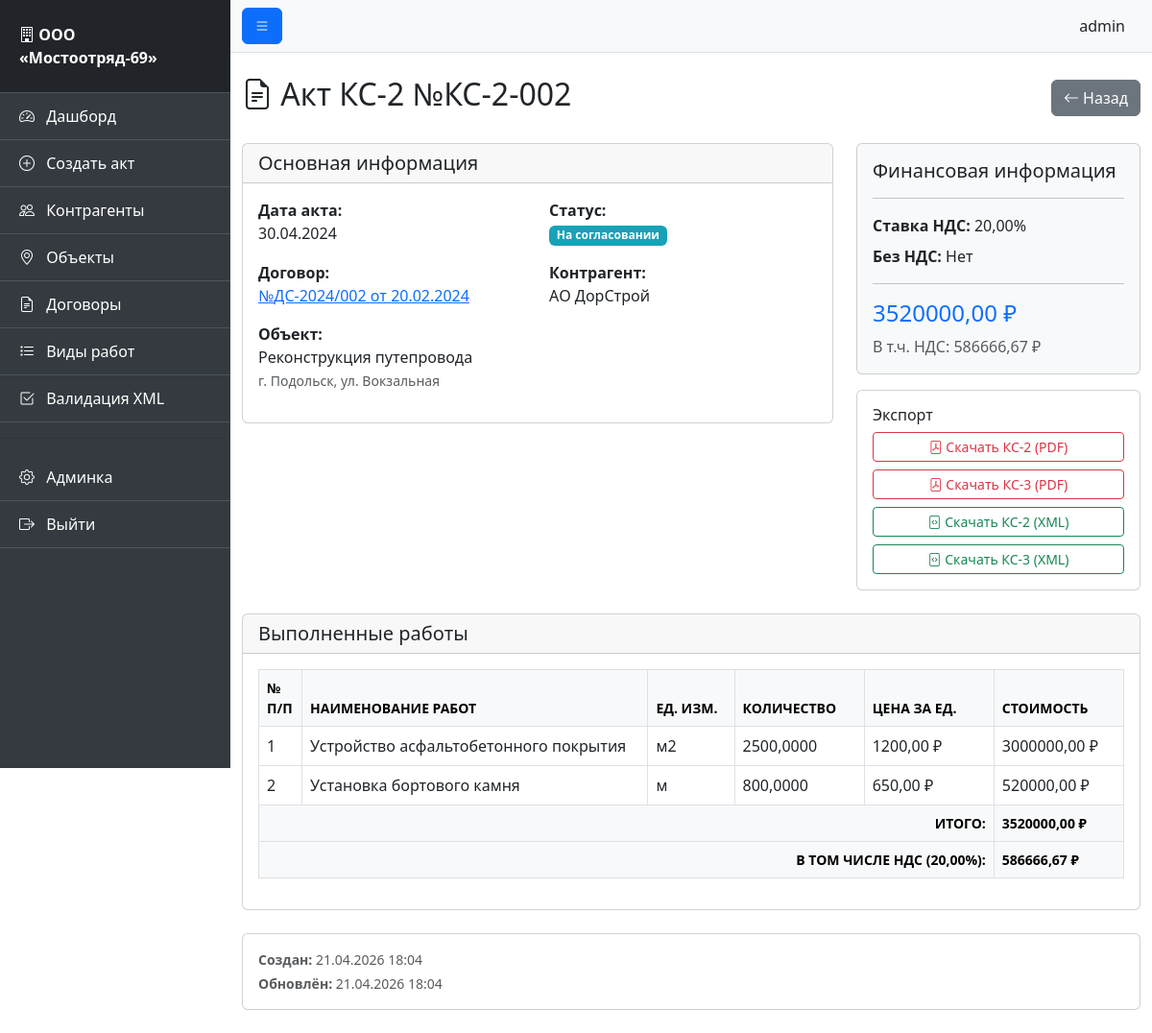
The page /acts/2/ (signed in) on the database its author committed.
### acts/models.py (models this page shows, shortened)
class Act(models.Model):
    STATUS_CHOICES = [
        ('draft', 'Черновик'),
        ('review', 'На согласовании'),
        ('approved', 'Подписан'),
        ('paid', 'Оплачен'),
        ('rejected', 'Отклонён'),
    ]
    number = models.CharField('Номер акта', max_length=50)
    date = models.DateField('Дата акта')
    contract = models.ForeignKey(Contract, on_delete=models.CASCADE, related_name='acts', verbose_name='Договор')
    object = models.ForeignKey(Object, on_delete=models.CASCADE, related_name='acts', verbose_name='Объект')
    period_start = models.DateField('Период с', null=True, blank=True)
    period_end = models.DateField('Период по', null=True, blank=True)
    status = models.CharField('Статус', max_length=20, choices=STATUS_CHOICES, default='draft')
    total_amount = models.DecimalField('Итоговая сумма', max_digits=15, decimal_places=2, default=0)
    nds_amount = models.DecimalField('В том числе НДС', max_digits=15, decimal_places=2, default=0)
    nds_rate = models.DecimalField('Ставка НДС (%)', max_digits=5, decimal_places=2, default=20)
    without_nds = models.BooleanField('Без НДС', default=False)
    notes = models.TextField('Примечание', blank=True)
    created_by = models.ForeignKey(User, on_delete=models.SET_NULL, null=True, blank=True, verbose_name='Создал')
    created_at = models.DateTimeField('Дата создания', auto_now_add=True)
    updated_at = models.DateTimeField('Дата обновления', auto_now=True)
    is_deleted = models.BooleanField('Удалён', default=False)
    class Meta:
        verbose_name = 'Акт КС-2'
        verbose_name_plural = 'Акты КС-2'
        ordering = ['-date', '-number']
        unique_together = ['number', 'contract']

class Contract(models.Model):
    number = models.CharField('Номер договора', max_length=50)
    date = models.DateField('Дата договора')
    contractor = models.ForeignKey(Contractor, on_delete=models.CASCADE, related_name='contracts', verbose_name='Контрагент')
    object = models.ForeignKey(Object, on_delete=models.CASCADE, related_name='contracts', verbose_name='Объект')
    amount = models.DecimalField('Сумма договора', max_digits=15, decimal_places=2, default=0)
    start_date = models.DateField('Дата начала работ', null=True, blank=True)
    end_date = models.DateField('Дата окончания работ', null=True, blank=True)
    description = models.TextField('Описание договора', blank=True)
    file = models.FileField('Файл договора', upload_to='contracts/', blank=True, null=True)
    created_at = models.DateTimeField('Дата создания', auto_now_add=True)
    class Meta:
        verbose_name = 'Договор'
        verbose_name_plural = 'Договоры'
        ordering = ['-date']
        unique_together = ['number', 'contractor']

class Contractor(models.Model):
    name = models.CharField('Наименование организации', max_length=255)
    inn = models.CharField('ИНН', max_length=12, unique=True)
    kpp = models.CharField('КПП', max_length=9, blank=True)
    ogrn = models.CharField('ОГРН', max_length=13, blank=True)
    legal_address = models.TextField('Юридический адрес', blank=True)
    actual_address = models.TextField('Фактический адрес', blank=True)
    phone = models.CharField('Телефон', max_length=50, blank=True)
    email = models.EmailField('Email', blank=True)
    director_name = models.CharField('ФИО директора', max_length=255, blank=True)
    director_position = models.CharField('Должность директора', max_length=255, default='Генеральный директор')
    bank_name = models.CharField('Наименование банка', max_length=255, blank=True)
    bik = models.CharField('БИК', max_length=9, blank=True)
    correspondent_account = models.CharField('Корр. счет', max_length=20, blank=True)
    checking_account = models.CharField('Расчетный счет', max_length=20, blank=True)
    class Meta:
        verbose_name = 'Контрагент'
        verbose_name_plural = 'Контрагенты'
        ordering = ['name']

class Object(models.Model):
    name = models.CharField('Наименование объекта', max_length=255)
    code = models.CharField('Код объекта', max_length=50, blank=True)
    address = models.TextField('Адрес объекта', blank=True)
    description = models.TextField('Описание', blank=True)
    created_at = models.DateTimeField('Дата создания', auto_now_add=True)
    class Meta:
        verbose_name = 'Объект строительства'
        verbose_name_plural = 'Объекты строительства'
        ordering = ['name']

class ActItem(models.Model):
    act = models.ForeignKey(Act, on_delete=models.CASCADE, related_name='items', verbose_name='Акт')
    work_type = models.ForeignKey(WorkType, on_delete=models.SET_NULL, null=True, blank=True, verbose_name='Вид работ')
    number = models.PositiveIntegerField('№ п/п', default=1)
    name = models.CharField('Наименование работ', max_length=500)
    unit = models.CharField('Ед. изм.', max_length=50, default='м3')
    quantity = models.DecimalField('Количество', max_digits=15, decimal_places=4, default=0)
    price = models.DecimalField('Цена за ед.', max_digits=15, decimal_places=2, default=0)
    total = models.DecimalField('Стоимость', max_digits=15, decimal_places=2, default=0)
    notes = models.TextField('Примечание', blank=True)
    is_deleted = models.BooleanField('Удалена', default=False)
    class Meta:
        verbose_name = 'Строка акта'
        verbose_name_plural = 'Строки актов'
        ordering = ['number']

### acts/views.py (the view)
# urls.py: path('acts/<int:pk>/', views.act_detail, name='act_detail'),
@login_required
def act_detail(request, pk):
    act = get_object_or_404(Act.objects.select_related(
        'contract', 'contract__contractor', 'object', 'created_by'
    ), pk=pk)
    items = act.items.filter(is_deleted=False)
    context = {
        'act': act,
        'items': items,
    }
    return render(request, 'acts/act_detail.html', context)

### acts/templates/acts/act_detail.html (shortened to what this page needs)
{% extends 'acts/base.html' %}
{% block content %}
<div class="d-flex justify-content-between align-items-center mb-4">
    <h2><i class="bi bi-file-earmark-text"></i> Акт КС-2 №{{ act.number }}</h2>
    <div>
        <a href="{% url 'dashboard' %}" class="btn btn-secondary">
            <i class="bi bi-arrow-left"></i> Назад
        </a>
    </div>
</div>
<div class="row mb-4">
    <div class="col-md-8">
        <div class="card">
            <div class="card-header">
                <h5 class="mb-0">Основная информация</h5>
            </div>
            <div class="card-body">
                <div class="row mb-3">
                    <div class="col-md-6">
                        <strong>Дата акта:</strong><br>
                        {{ act.date|date:"d.m.Y" }}
                    </div>
                    <div class="col-md-6">
                        <strong>Статус:</strong><br>
                        <span class="badge status-{{ act.status }}">
                            {{ act.get_status_display }}
                        </span>
                    </div>
                </div>
                <div class="row mb-3">
                    <div class="col-md-6">
                        <strong>Договор:</strong><br>
                        <a href="#">№{{ act.contract.number }} от {{ act.contract.date|date:"d.m.Y" }}</a>
                    </div>
                    <div class="col-md-6">
                        <strong>Контрагент:</strong><br>
                        {{ act.contract.contractor.name }}
                    </div>
                </div>
                <div class="row mb-3">
                    <div class="col-md-12">
                        <strong>Объект:</strong><br>
                        {{ act.object.name }}
                        {% if act.object.address %}
                            <br><small class="text-muted">{{ act.object.address }}</small>
                        {% endif %}
                    </div>
                </div>
            </div>
        </div>
    </div>
    <div class="col-md-4">
        <div class="card bg-light">
            <div class="card-body">
                <h5 class="card-title">Финансовая информация</h5>
                <hr>
                <p class="mb-2"><strong>Ставка НДС:</strong> {{ act.nds_rate }}%</p>
                <p class="mb-2"><strong>Без НДС:</strong> {% if act.without_nds %}Да{% else %}Нет{% endif %}</p>
                <hr>
                <h4 class="text-primary">
                    {{ act.total_amount|floatformat:2 }} ₽
                </h4>
                <p class="text-muted mb-0">
                    {% if not act.without_nds %}
                    В т.ч. НДС: {{ act.nds_amount|floatformat:2 }} ₽
                    {% else %}
                    Без НДС
                    {% endif %}
                </p>
            </div>
        </div>
        <div class="card mt-3">
            <div class="card-body">
                <h6 class="card-title">Экспорт</h6>
                <div class="d-grid gap-2">
                    <a href="{% url 'generate_ks2_pdf' act.pk %}" class="btn btn-outline-danger btn-sm">
                        <i class="bi bi-file-pdf"></i> Скачать КС-2 (PDF)
                    </a>
                    <a href="{% url 'generate_ks3_pdf' act.pk %}" class="btn btn-outline-danger btn-sm">
                        <i class="bi bi-file-pdf"></i> Скачать КС-3 (PDF)
                    </a>
                    <a href="{% url 'generate_ks2_xml' act.pk %}" class="btn btn-outline-success btn-sm">
                        <i class="bi bi-file-code"></i> Скачать КС-2 (XML)
                    </a>
                    <a href="{% url 'generate_ks3_xml' act.pk %}" class="btn btn-outline-success btn-sm">
                        <i class="bi bi-file-code"></i> Скачать КС-3 (XML)
                    </a>
                </div>
            </div>
        </div>
    </div>
</div>
<div class="card">
    <div class="card-header">
        <h5 class="mb-0">Выполненные работы</h5>
    </div>
    <div class="card-body">
        {% if items %}
        <div class="table-responsive">
            <table class="table table-bordered table-hover">
                <thead class="table-light">
                    <tr>
                        <th style="width: 5%;">№ п/п</th>
                        <th style="width: 40%;">Наименование работ</th>
                        <th style="width: 10%;">Ед. изм.</th>
                        <th style="width: 15%;">Количество</th>
                        <th style="width: 15%;">Цена за ед.</th>
                        <th style="width: 15%;">Стоимость</th>
                    </tr>
                </thead>
                <tbody>
                    {% for item in items %}
                    <tr>
                        <td>{{ item.number }}</td>
                        <td>{{ item.name }}</td>
                        <td>{{ item.unit }}</td>
                        <td>{{ item.quantity|floatformat:4 }}</td>
                        <td>{{ item.price|floatformat:2 }} ₽</td>
                        <td>{{ item.total|floatformat:2 }} ₽</td>
                    </tr>
                    {% endfor %}
                </tbody>
                <tfoot class="table-light">
                    <tr>
                        <th colspan="5" class="text-end">Итого:</th>
                        <th>{{ act.total_amount|floatformat:2 }} ₽</th>
                    </tr>
                    {% if not act.without_nds %}
                    <tr>
                        <th colspan="5" class="text-end">В том числе НДС ({{ act.nds_rate }}%):</th>
                        <th>{{ act.nds_amount|floatformat:2 }} ₽</th>
                    </tr>
                    {% else %}
                    <tr>
                        <th colspan="5" class="text-end">Без НДС</th>
                        <th>-</th>
                    </tr>
                    {% endif %}
                </tfoot>
            </table>
        </div>
        {% else %}
        <p class="text-muted text-center">Работы не добавлены</p>
        {% endif %}
    </div>
</div>
<div class="card mt-4">
    <div class="card-body text-muted small">
        <p class="mb-1">
            <strong>Создан:</strong> {{ act.created_at|date:"d.m.Y H:i" }}
        </p>
        <p class="mb-0">
            <strong>Обновлён:</strong> {{ act.updated_at|date:"d.m.Y H:i" }}
        </p>
    </div>
</div>
{% endblock %}

### acts/templates/acts/base.html (shortened to what this page needs)
<!DOCTYPE html>
<html lang="ru">
<head>
    <link href="https://cdn.jsdelivr.net/npm/bootstrap@5.3.0/dist/css/bootstrap.min.css" rel="stylesheet">
    <link href="https://cdn.jsdelivr.net/npm/bootstrap-icons@1.10.0/font/bootstrap-icons.css" rel="stylesheet">
    {% load static %}
    <link href="{% static 'acts/css/custom.css' %}" rel="stylesheet">
</head>
<body>
    {% if user.is_authenticated %}
    <div class="d-flex" id="wrapper">
        <div class="sidebar" id="sidebar-wrapper">
            <div class="sidebar-heading">
                <i class="bi bi-building"></i> ООО «Мостоотряд-69»
            </div>
            <div class="list-group list-group-flush">
                <a href="{% url 'dashboard' %}" class="list-group-item list-group-item-action {% if request.resolver_match.url_name == 'dashboard' %}active{% endif %}">
                    <i class="bi bi-speedometer2"></i> Дашборд
                </a>
                <a href="{% url 'create_act' %}" class="list-group-item list-group-item-action {% if request.resolver_match.url_name == 'create_act' %}active{% endif %}">
                    <i class="bi bi-plus-circle"></i> Создать акт
                </a>
                <a href="{% url 'contractors_list' %}" class="list-group-item list-group-item-action {% if request.resolver_match.url_name == 'contractors_list' %}active{% endif %}">
                    <i class="bi bi-people"></i> Контрагенты
                </a>
                <a href="{% url 'objects_list' %}" class="list-group-item list-group-item-action {% if request.resolver_match.url_name == 'objects_list' %}active{% endif %}">
                    <i class="bi bi-geo-alt"></i> Объекты
                </a>
                <a href="{% url 'contracts_list' %}" class="list-group-item list-group-item-action {% if request.resolver_match.url_name == 'contracts_list' %}active{% endif %}">
                    <i class="bi bi-file-earmark-text"></i> Договоры
                </a>
                <a href="{% url 'work_types_list' %}" class="list-group-item list-group-item-action {% if request.resolver_match.url_name == 'work_types_list' %}active{% endif %}">
                    <i class="bi bi-list-task"></i> Виды работ
                </a>
                <a href="{% url 'validate_xml' %}" class="list-group-item list-group-item-action {% if request.resolver_match.url_name == 'validate_xml' %}active{% endif %}">
                    <i class="bi bi-check2-square"></i> Валидация XML
                </a>
                <hr>
                <a href="{% url 'admin:index' %}" class="list-group-item list-group-item-action">
                    <i class="bi bi-gear"></i> Админка
                </a>
                <a href="{% url 'logout' %}" class="list-group-item list-group-item-action">
                    <i class="bi bi-box-arrow-right"></i> Выйти
                </a>
            </div>
        </div>
        <div id="page-content-wrapper">
            <nav class="navbar navbar-expand-lg navbar-light bg-light border-bottom">
                <div class="container-fluid">
                    <button class="btn btn-primary" id="sidebarToggle">
                        <i class="bi bi-list"></i>
                    </button>
                    <div class="ms-auto d-flex align-items-center">
                        <span class="me-3">{{ user.get_full_name|default:user.username }}</span>
                    </div>
                </div>
            </nav>
            <div class="container-fluid py-4">
                {% block content %}{% endblock %}
            </div>
        </div>
    </div>
    {% endif %}
</body>
</html>

### rows shown on the page
Act: number "КС-2-002", date "30.04.2024", status "На согласовании", contract.number "ДС-2024/002", contract "20.02.2024", contract.contractor.name "АО ДорСтрой", object.name "Реконструкция путепровода", object.address "г. Подольск, ул. Вокзальная", nds_rate "20,00", total_amount "3520000,00", nds_amount "586666,67", created_at "21.04.2026 18:04", updated_at "21.04.2026 18:04"
ActItem: number "1", name "Устройство асфальтобетонного покрытия", unit "м2", quantity "2500,0000", price "1200,00", total "3000000,00"
ActItem: number "2", name "Установка бортового камня", unit "м", quantity "800,0000", price "650,00", total "520000,00"

### other values the page prints
{{ user.get_full_name|default:user.username }} "admin"
